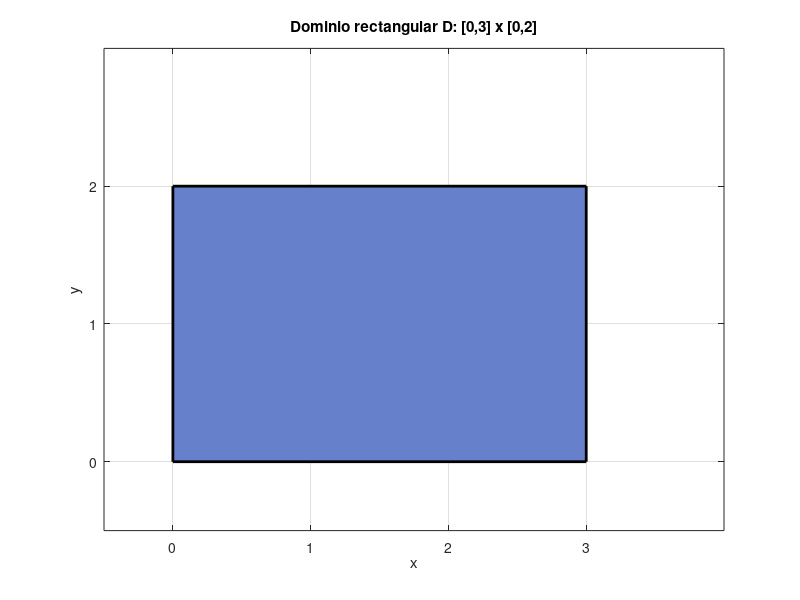

The MATLAB script that drew this image:
% Rectángulo [0,3] x [0,2]
x = [0, 3, 3, 0];
y = [0, 0, 2, 2];

figure;
fill(x, y, [0.4, 0.5, 0.8], 'LineWidth', 2);
grid on;
axis equal;
axis([-0.5 4 -0.5 3]);

xlabel('x'); ylabel('y');
title('Dominio rectangular D: [0,3] x [0,2]');
xticks(0:3); yticks(0:2);
